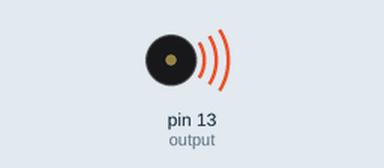
A sketch run on a simulated Arduino Uno, built with avr-gcc and run on an emulated ATmega328P. On the bench: buzzer (waves = sounding).

Above: at 4.6 s.
At 20.2 s:
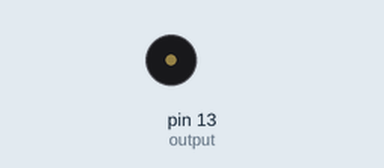
Timing chart, 0 to 21.7 s (numbered marks = the images above):
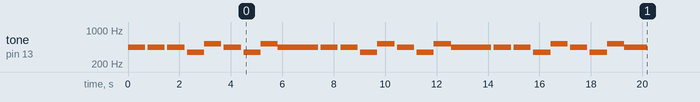

The sketch:

Imperial_March.ino
```cpp
// Adapted J. Pearson 2/25/2018
// This code plays part of Row Row Row your boat, using basic code.
// Try this with and without loops and variables.

/*
Notes chart:
  C     C#     D     Eb   E     F     F#    G     G#    A     Bb    B
0 16.35 17.32 18.35 19.45 20.60 21.83 23.12 24.50 25.96 27.50 29.14 30.87
1 32.70 34.65 36.71 38.89 41.20 43.65 46.25 49.00 51.91 55.00 58.27 61.74
2 65.41 69.30 73.42 77.78 82.41 87.31 92.50 98.00 103.8 110.0 116.5 123.5
3 130.8 138.6 146.8 155.6 164.8 174.6 185.0 196.0 207.7 220.0 233.1 246.9
4 261.6 277.2 293.7 311.1 329.6 349.2 370.0 392.0 415.3 440.0 466.2 493.9
5 523.3 554.4 587.3 622.3 659.3 698.5 740.0 784.0 830.6 880.0 932.3 987.8
6 1047  1109  1175  1245  1319  1397  1480  1568  1661  1760  1865  1976
7 2093  2217  2349  2489  2637  2794  2960  3136  3322  3520  3729  3951
8 4186  4435  4699  4978  5274  5588  5920  6272  6645  7040  7459  7902
*/
int A = 440.0;
int halfnote = 900;
int output = 13;
int F4 = 349.2;
int C5 = 523.3;
int G4 = 392;
int dotquarter = 900;
int quarter = 667;
int sixteenth = 333;
int dothalf = 2000;
int eighth = 666;


void setup()
{
for (int i = 0; i < 3; i++){
    // Measure 1, 2 seconds
    // A4
    tone(output, A);    // tone(outputPin,frequency)
      delay(quarter);  //  delay(milliseconds)
    noTone(output);
      delay(100);
    // A4
    tone(output, A);
      delay(quarter);
    noTone(output);
      delay(100);
    // Measure 2, 2 seconds
    // A4
    tone(output, A);
      delay(quarter);
    noTone(output);
      delay(100);
    // F4
    tone(output, F4);
      delay(eighth);
    // C5
    tone(output, C5);
      delay(eighth);
    noTone(output);
      delay(100);
    // Measure 3, 2 seconds
    // A4
    tone(output, A);
      delay(quarter);
    noTone(output);
      delay(100);
    // F4
    tone(output, F4);
      delay(eighth);
    // C5
    tone(output, C5);
      delay(eighth);
    // A4
    tone(output, A);
      delay(halfnote);
    // END
    noTone(output); // stop playing
}
}

void loop()
{

}
```
